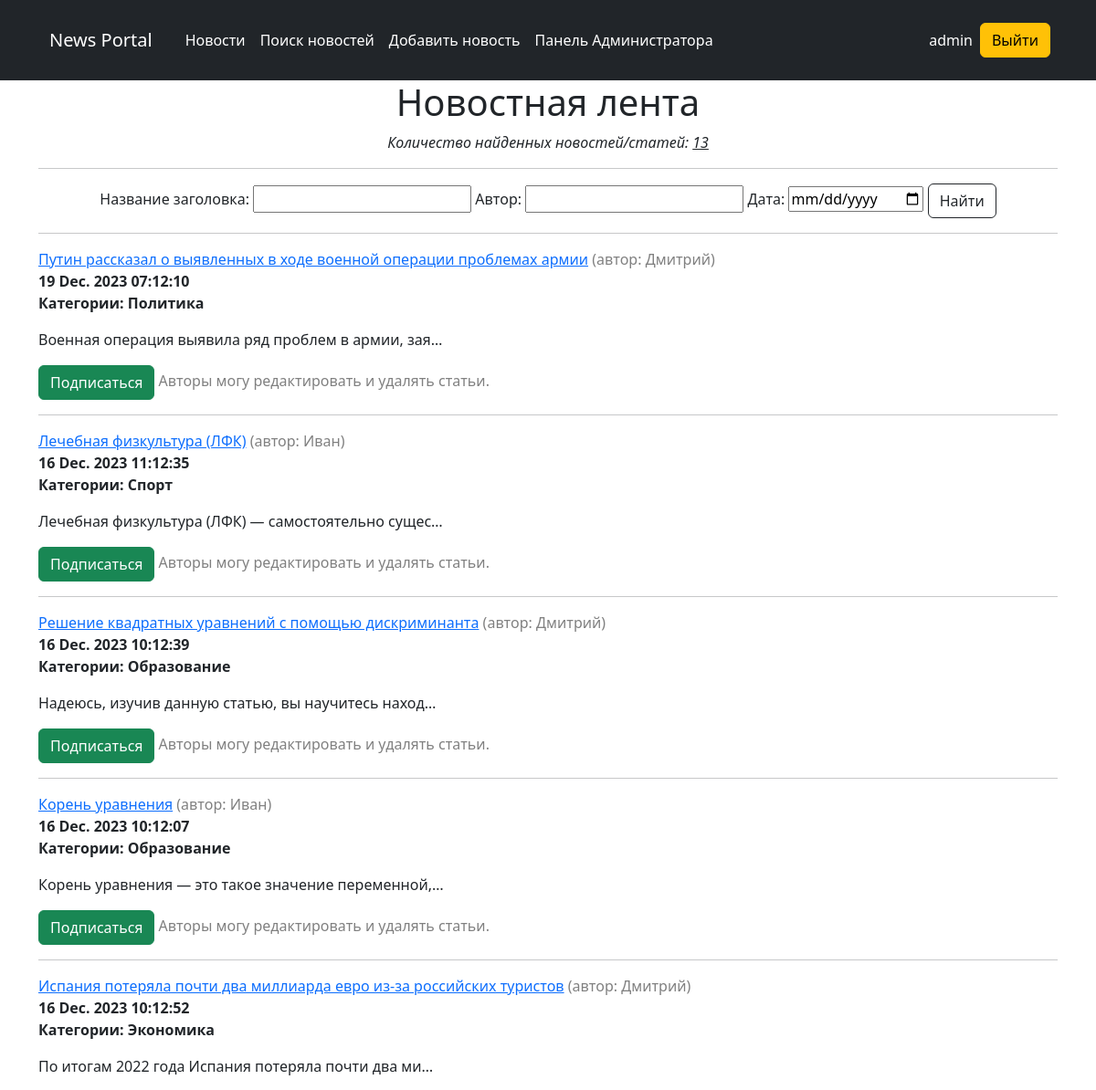
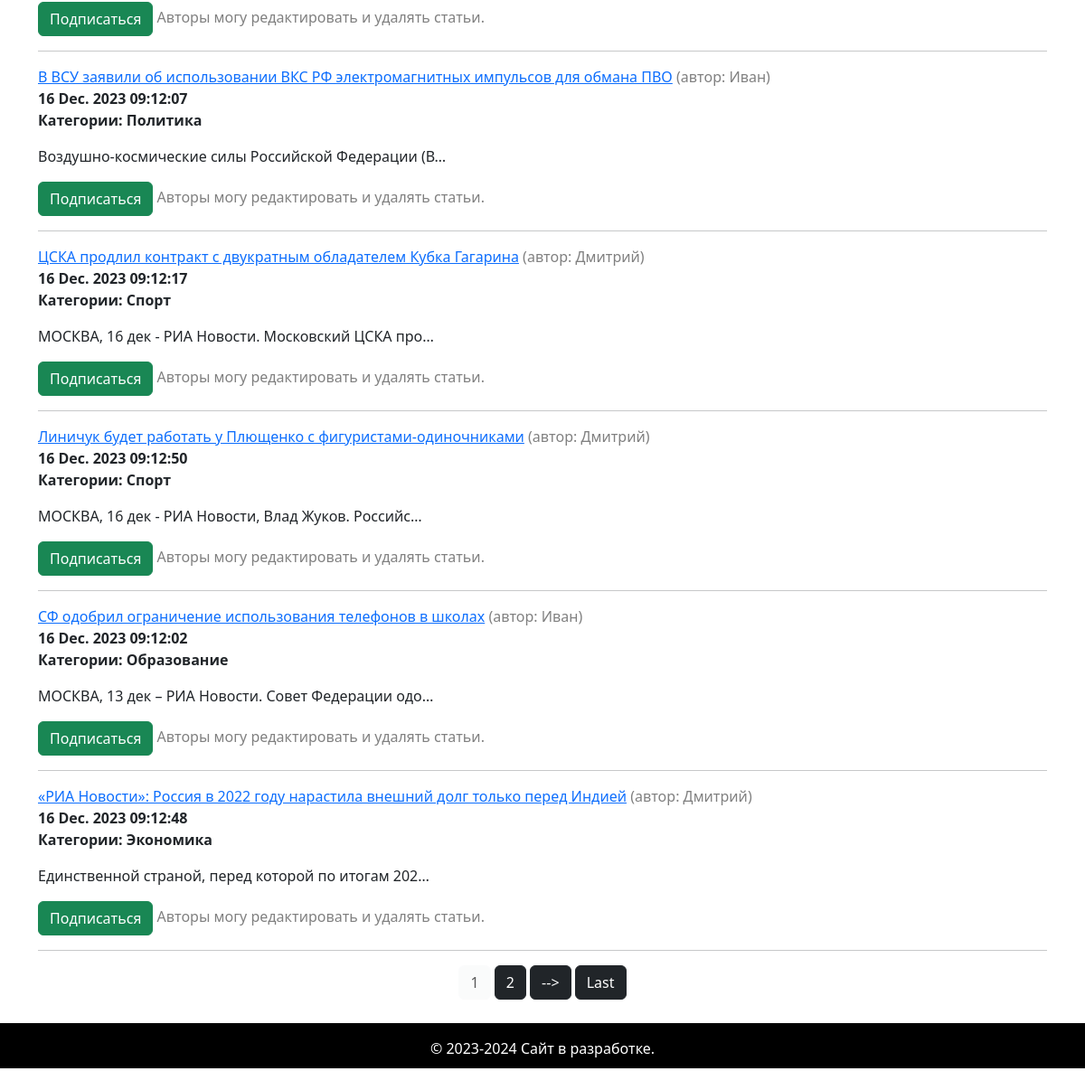
Before: /search/ (signed in) with the older database file (2 pictures, top to bottom).
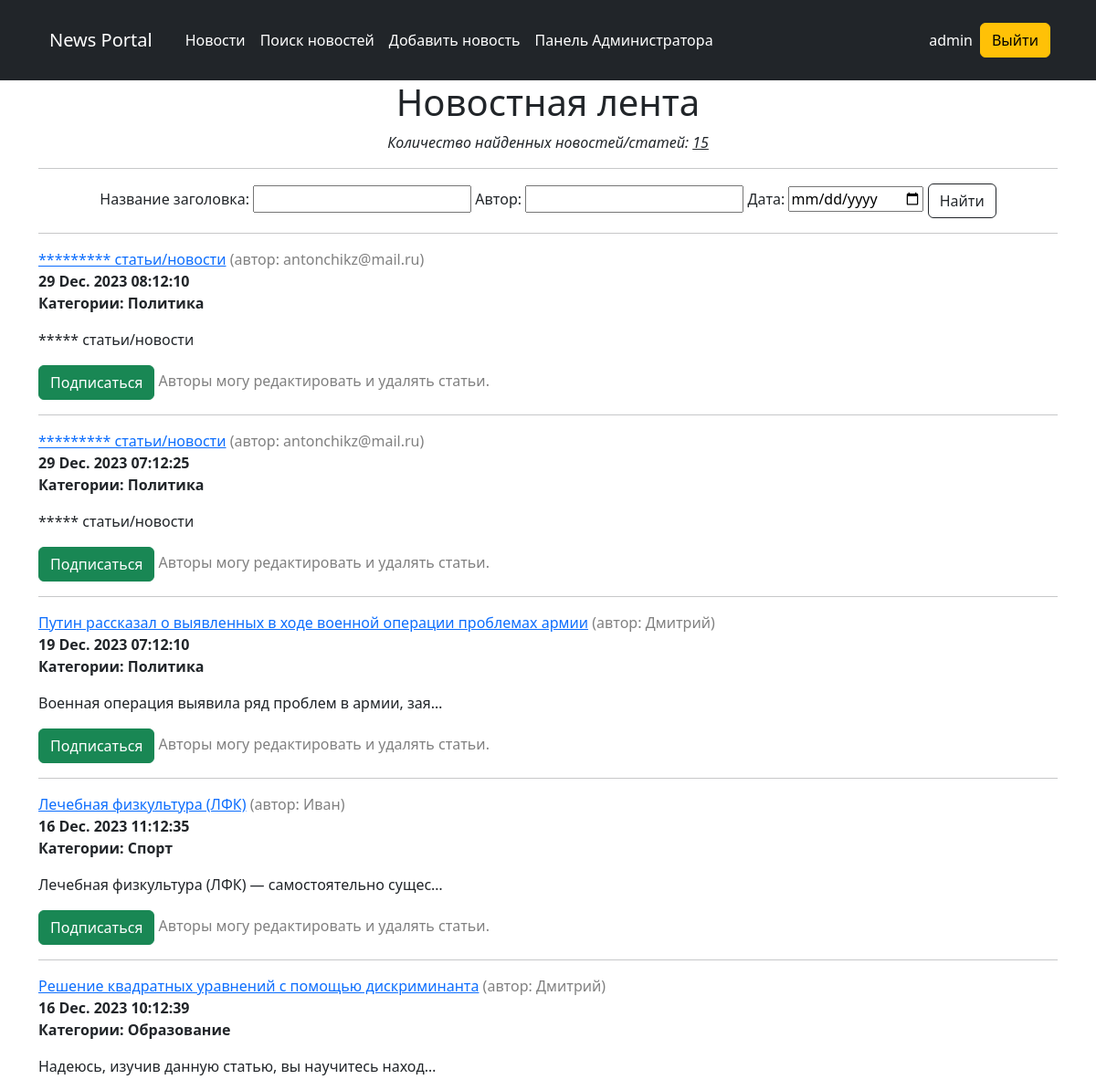
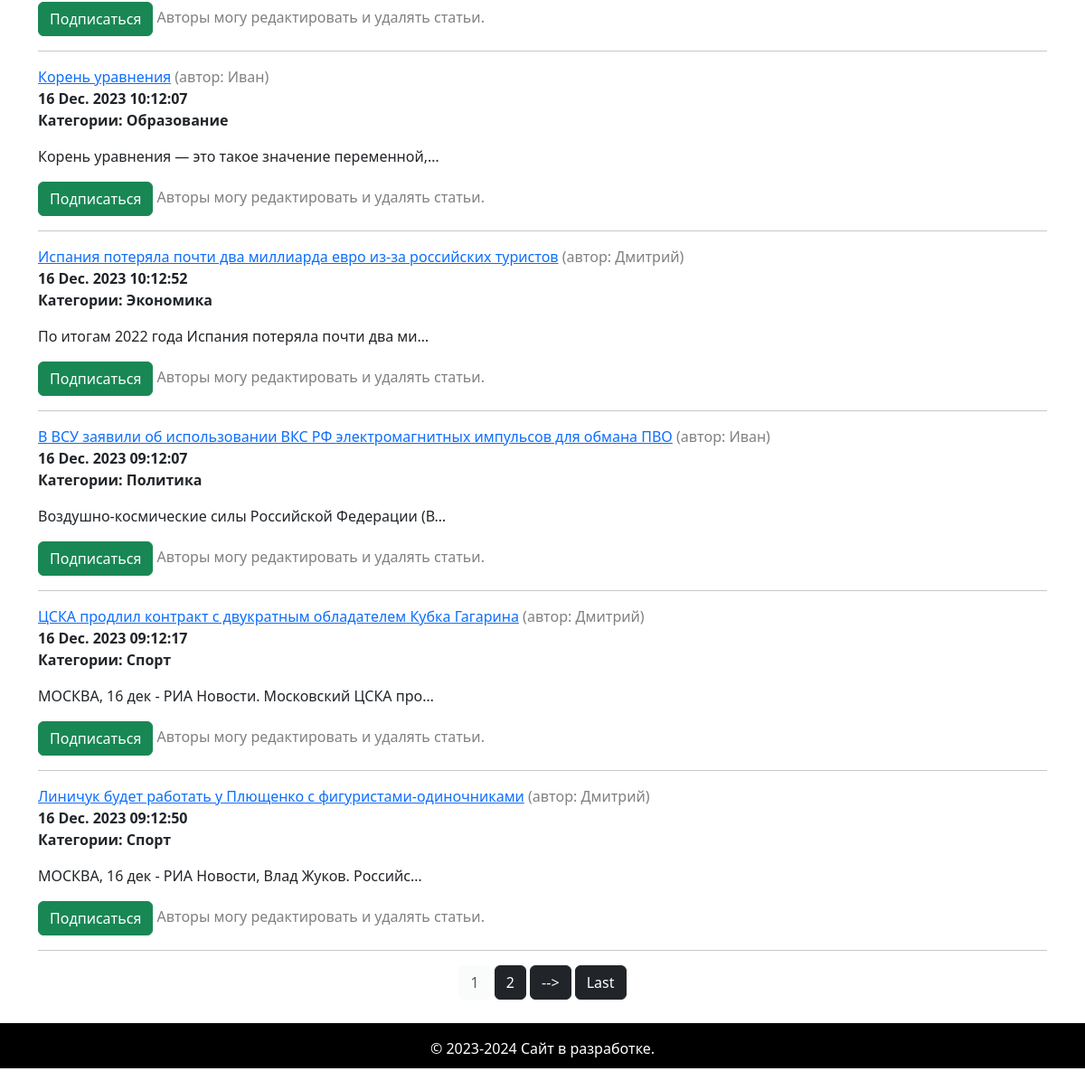
After: the same page with the newer database file (2 pictures, top to bottom).
### news/models.py (models this page shows, shortened)
class Post(models.Model):
    article = 'AR'
    news = 'NE'
    POSITIONS = [
        (article, 'Статья'),
        (news, 'Новости'),
    ]
    author = models.ForeignKey(Author, on_delete=models.CASCADE)  # связь «один ко многим» с моделью Author
    choose_news = models.CharField(max_length=2, choices=POSITIONS)
    datetime_post = models.DateTimeField(auto_now_add=True)
    category = models.ManyToManyField(Category, through='PostCategory')  # связь «многие ко многим» с моделью Category
    title = models.CharField(max_length=255, default='Заголовок статьи/новости')
    text = models.TextField(default='Текст статьи/новости')
    rating = models.IntegerField(default=0)

class Author(models.Model):
    user = models.OneToOneField(User, on_delete=models.CASCADE)
    rating = models.IntegerField(default=0)
    def __str__(self):
        return f'{self.user}'

class Category(models.Model):
    name = models.CharField(max_length=255, unique=True)
    subscriber = models.ManyToManyField(User, related_name='categories')
    def __str__(self):
        return self.name

### news/views.py (the view)
# urls.py: path('search/', PostsSearchList.as_view(), name='post_search'),
class PostsSearchList(LoginRequiredMixin, PermissionRequiredMixin, ListView):
    model = Post
    ordering = '-datetime_post'
    template_name = 'news/search.html'
    context_object_name = 'news'
    paginate_by = 10
    permission_required = (
        'news.view_post',
    )
    def get_queryset(self):
        self.queryset = PostFilter(self.request.GET, queryset=super().get_queryset())
        return self.queryset.qs
    def get_context_data(self, **kwargs):
        context = super().get_context_data(**kwargs)
        context['filter'] = self.queryset
        return context

### news/templatetags/custom_filters.py (called while the page is built)
def clear_str(word: str) -> str:
    ss = map(lambda x: x if x not in punctuation else "", word)
    result = ''.join(ss)
    return result.lower()

@register.filter()
def censor(value: str) -> str:
    try:
        if type(value) == str:
            result = map(lambda word: '*' * len(word) if clear_str(word) in PI_WORDS else word, value.split())
            text = ' '.join(result)
        else:
            raise TypeError
    except TypeError as e:
        print(f'Необходимо передавать тип данных str, вместо этого получаем {type(value)}')
    else:
        return text

### news/templatetags/custom_tags.py (called while the page is built)
@register.simple_tag(takes_context=True)
def url_replace(context, **kwargs):
    d = context['request'].GET.copy()
    for k, v in kwargs.items():
        d[k] = v
    return d.urlencode()

### templates/news/search.html (shortened to what this page needs)
{% extends 'flatpages/default.html' %}
{% load custom_filters %}
{% block content %}
    <h1>Новостная лента</h1>
    {% if news %}
        <p><i>Количество найденных новостей/статей: <u>{{filter.qs|length}}</u></i></p>
        <hr>
        <form  method="GET">
            {{ filter.form }}
            <input type="submit" class="btn btn-outline-dark" value="Найти">
        </form>
        <hr>
        {% for val in news %}
            <div style="text-align: left;">
                <a href="{% url 'post_detail' val.id %}">{{ val.title|censor }}</a>
                <span style="color: gray;">(автор: {{val.author}})</span>
                <br>
                <b>{{ val.datetime_post|date:'d M. Y h:m:s' }}</b>
                <p><b>Категории:
                    {% for cat in val.category.all%}
                        {{cat|title}}
                    {% endfor %}
                </b></p>
                <p>{{ val.text|truncatechars:50|censor }}</p>
                {% if request.user in val.category.first.subscriber.all%}
                    <a class="btn btn-danger" href="{% url 'category_unsubscribe' val.postcategory_set.first.category.pk %}" role="button">Отписаться</a>
                {% else %}
                    <a class="btn btn-success" href="{% url 'category_subscribe' val.postcategory_set.first.category.pk %}" role="button">Подписаться</a>
                {% endif %}
                {% if request.user.author%}
                    <a class="btn btn-warning" href="{% url 'post_update' val.id %}" role="button">Редактировать</a>
                    <a class="btn btn-danger" href="{% url 'post_delete' val.id %}" role="button">Удалить</a>
                {% else %}
                   <span style="color: gray;">Авторы могу редактировать и удалять статьи.</span>
                {% endif %}
            </div>
            <hr>
        {% endfor %}
    {% else %}
        <h2>Статей нет!</h2>
    {% endif %}
{% include "flatpages/paginate.html" %}
{% endblock content %}

Changed rows visible on the page:
no longer on this page (row unchanged): Post: title|censor "СФ одобрил ограничение использования телефонов в школах", author "Иван", datetime_post "16 Dec. 2023 09:12:02", text|censor "МОСКВА, 13 дек – РИА Новости. Совет Федерации одо…", shows "Подписаться", Category (name "Образование")
no longer on this page (row unchanged): Post: title|censor "«РИА Новости»: Россия в 2022 году нарастила внешний долг только перед Индией", author "Дмитрий", datetime_post "16 Dec. 2023 09:12:48", text|censor "Единственной страной, перед которой по итогам 202…", shows "Подписаться", Category (name "Экономика")
added Post: title|censor "********* статьи/новости", author "antonchikz@mail.ru", datetime_post "29 Dec. 2023 08:12:10", text|censor "***** статьи/новости", shows "Подписаться", Category (name "Политика")
added Post: title|censor "********* статьи/новости", author "antonchikz@mail.ru", datetime_post "29 Dec. 2023 07:12:25", text|censor "***** статьи/новости", shows "Подписаться", Category (name "Политика")
Other visible differences:
{{ filter.qs|length }}: "13" → "15"
